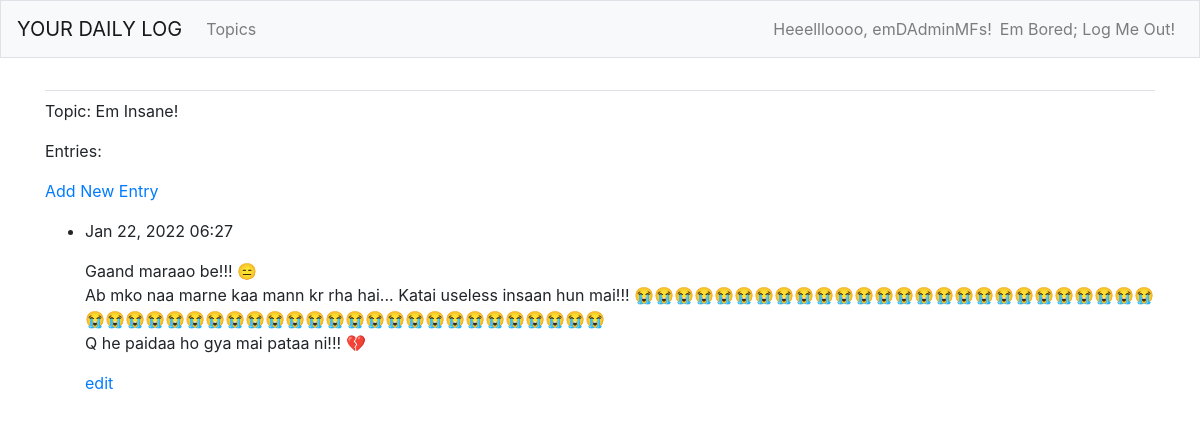
The app's page /topics/14/ (signed in), older data.
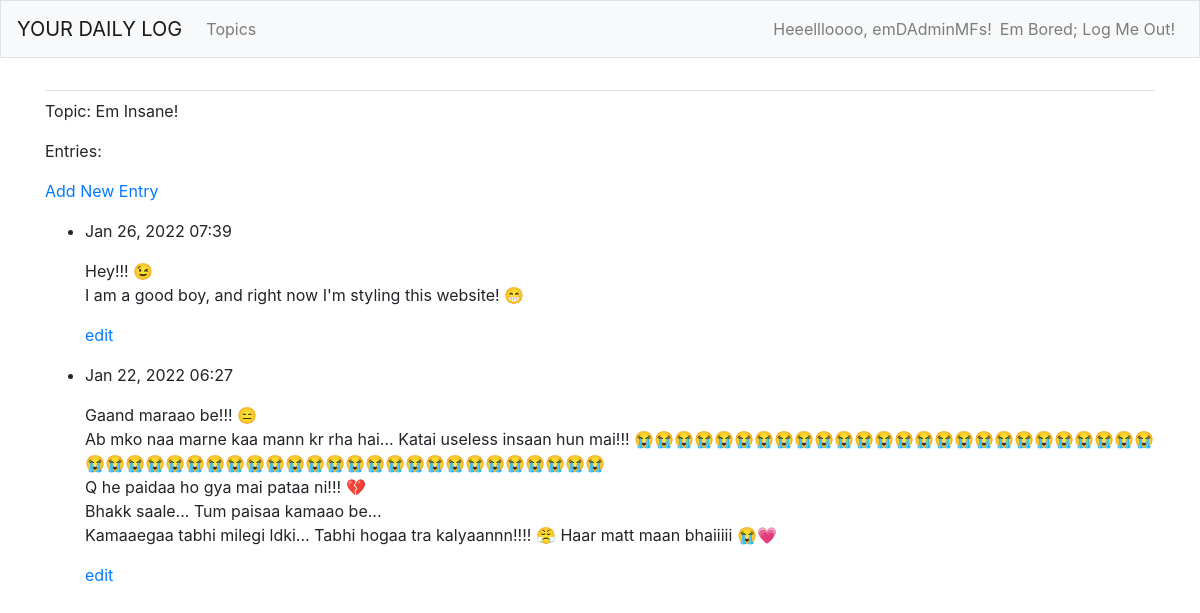
The same page, newer data.
### YourDailyLog_App/models.py (models this page shows, shortened)
class Topic(models.Model):
    topicName = models.CharField(max_length=200)
    dateAndTime = models.DateTimeField(auto_now_add=True)
    owner = models.ForeignKey(User, on_delete=models.CASCADE)
    def __str__(self):
        return self.topicName

class Entry(models.Model):
    topic = models.ForeignKey(Topic, on_delete=models.CASCADE)
    entryText = models.TextField()
    dateAndTimeAdded = models.DateTimeField(auto_now_add=True)
    class Meta:
        verbose_name_plural = "Entries"

### YourDailyLog_App/views.py (the view)
# urls.py: path("topics/<int:topicID>/", views.topic, name='topic'),
@login_required
def topic(request, topicID):
    topicName = Topic.objects.get(id=topicID)
    checkTopicOwner(topicName, request) # function call
    entries = topicName.entry_set.order_by("-dateAndTimeAdded")
    context = {'topicName': topicName, 'entries': entries}
    return render(request, 'yourdailylog_app/topic.html', context)

### YourDailyLog_App/views.py (called while the page is built)
def checkTopicOwner(topic_name, requestedUser):
    if topic_name.owner != requestedUser.user:
        raise Http404 # standard error response when the requested resource

### YourDailyLog_App/templates/yourdailylog_app/topic.html
{% extends "yourdailylog_app/base.html" %}
{% block content %}
  <p>Topic: {{ topicName }}</p>
  <p>Entries:</p>
  <p>
    <a href="{% url 'YourDailyLog_App:new_entry' topicName.id %}">
      Add New Entry
    </a>
  </p>
  <ul>
    {% for entry in entries %}
      <li>
        <p>
          {{ entry.dateAndTimeAdded|date:'M d, Y H:i' }}
        </p>
        <p>
          {{ entry.entryText|linebreaks }}
        </p>
        <p>
          <a href="{% url 'YourDailyLog_App:edit_entry' entry.id %}">
            edit
          </a>
        </p>
      </li>
    {% empty %}
      There are no entries for this topic yet.
    {% endfor %}
  </ul>
{% endblock content %}

### YourDailyLog_App/templates/yourdailylog_app/base.html (shortened to what this page needs)
{% load bootstrap4 %}
<!doctype html>
<html lang="en">
  <head>
    {% bootstrap_css %}
  </head>
  <body>
    <nav class="navbar navbar-expand-md navbar-light bg-light mb-4 border">
      <a class="navbar-brand" href="{% url 'YourDailyLog_App:index' %}">
        YOUR DAILY LOG
      </a>
      <div class="collapse navbar-collapse" id="navbarCollapse">
        <ul class="navbar-nav mr-auto">
          <li class="nav-item">
            <a class="nav-link" href="{% url 'YourDailyLog_App:topics' %}">
              Topics
            </a>
          </li>
        </ul>
        <ul class="navbar-nav ml-auto">
          {% if user.is_authenticated %}
            <li class="nav-item">
              <span class="navbar-text">
                Heeellloooo, {{ user.username }}!
              </span>
            </li>
            <li class="nav-item">
              <a class="nav-link" href="{% url 'Users:logout' %}">
                Em Bored; Log Me Out!
              </a>
            </li>
          {% endif %}
        </ul>
      </div>
    </nav>
    <main role ="main" class="container">
      <div class="pb-2 mb-2 border-bottom">
      </div>
      <div>
        {% block content %}{% endblock content %}
      </div>
    </main>
  </body>
</html>

Row changes from the older to the newer data that the page shows:
added Entry: dateAndTimeAdded "Jan 26, 2022 07:39", entryText "Hey!!! 😉 I am a good boy, and right now I'm styling this website! 😁"
changed Entry: entryText "…mai pataa ni!!! 💔" → "…mai pataa ni!!! 💔 Bhakk saale... Tum paisaa kamaao be... Kamaaegaa tabhi milegi ldki... Tabhi hogaa tra kalyaannn!!!! 😤 Haar matt maan bhaiiiii 😭💗"
